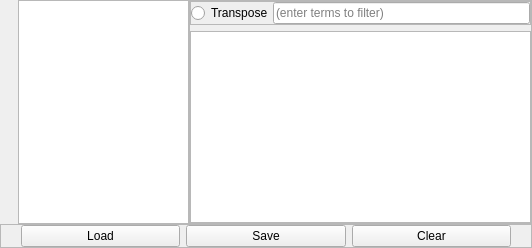
  <widget class="QDockWidget" name="dock_outputs">
   <property name="windowTitle">
    <string>(9) Outputs</string>
   </property>
   <property name="dockLocation">
    <enum>Qt::DockWidgetArea::BottomDockWidgetArea</enum>
   </property>
   <attribute name="dockWidgetArea">
    <number>8</number>
   </attribute>
   <widget class="QWidget" name="dockWidgetContents_4">
    <layout class="QVBoxLayout" name="verticalLayout_outputs" stretch="1,0">
     <property name="spacing">
      <number>0</number>
     </property>
     <property name="leftMargin">
      <number>0</number>
     </property>
     <property name="topMargin">
      <number>0</number>
     </property>
     <property name="rightMargin">
      <number>0</number>
     </property>
     <property name="bottomMargin">
      <number>0</number>
     </property>
     <item>
      <layout class="QHBoxLayout" name="horizontalLayout_2" stretch="0,1,2">
       <property name="spacing">
        <number>0</number>
       </property>
       <property name="leftMargin">
        <number>0</number>
       </property>
       <property name="topMargin">
        <number>0</number>
       </property>
       <property name="rightMargin">
        <number>0</number>
       </property>
       <property name="bottomMargin">
        <number>0</number>
       </property>
       <item>
        <widget class="QWidget" name="anal_out_frame" native="true">
         <layout class="QHBoxLayout" name="horizontalLayout_31">
          <item>
           <layout class="QHBoxLayout" name="anal_out_layout">
            <property name="spacing">
             <number>0</number>
            </property>
           </layout>
          </item>
         </layout>
        </widget>
       </item>
       <item>
        <widget class="QTreeView" name="anal_tables">
         <property name="alternatingRowColors">
          <bool>true</bool>
         </property>
        </widget>
       </item>
       <item>
        <widget class="QFrame" name="anal_right_table">
         <property name="frameShape">
          <enum>QFrame::Shape::StyledPanel</enum>
         </property>
         <property name="frameShadow">
          <enum>QFrame::Shadow::Raised</enum>
         </property>
         <layout class="QVBoxLayout" name="verticalLayout_9">
          <property name="leftMargin">
           <number>0</number>
          </property>
          <property name="topMargin">
           <number>0</number>
          </property>
          <property name="rightMargin">
           <number>0</number>
          </property>
          <property name="bottomMargin">
           <number>0</number>
          </property>
          <item>
           <widget class="QFrame" name="frame_6">
            <property name="frameShape">
             <enum>QFrame::Shape::StyledPanel</enum>
            </property>
            <property name="frameShadow">
             <enum>QFrame::Shadow::Raised</enum>
            </property>
            <layout class="QHBoxLayout" name="horizontalLayout_30">
             <property name="spacing">
              <number>0</number>
             </property>
             <property name="leftMargin">
              <number>0</number>
             </property>
             <property name="topMargin">
              <number>0</number>
             </property>
             <property name="rightMargin">
              <number>0</number>
             </property>
             <property name="bottomMargin">
              <number>0</number>
             </property>
             <item>
              <widget class="QRadioButton" name="radio_transpose">
               <property name="text">
                <string>Transpose</string>
               </property>
              </widget>
             </item>
             <item>
              <widget class="QLineEdit" name="flt_table">
               <property name="placeholderText">
                <string>(enter terms to filter)</string>
               </property>
              </widget>
             </item>
            </layout>
           </widget>
          </item>
          <item>
           <widget class="QTableView" name="anal_table">
            <property name="alternatingRowColors">
             <bool>true</bool>
            </property>
           </widget>
          </item>
         </layout>
        </widget>
       </item>
      </layout>
     </item>
     <item>
      <widget class="QFrame" name="frame_out_buttons">
       <property name="frameShape">
        <enum>QFrame::Shape::StyledPanel</enum>
       </property>
       <property name="frameShadow">
        <enum>QFrame::Shadow::Raised</enum>
       </property>
       <layout class="QHBoxLayout" name="horizontalLayout_out_buttons">
        <property name="spacing">
         <number>-1</number>
        </property>
        <property name="leftMargin">
         <number>20</number>
        </property>
        <property name="topMargin">
         <number>0</number>
        </property>
        <property name="rightMargin">
         <number>20</number>
        </property>
        <property name="bottomMargin">
         <number>0</number>
        </property>
        <item>
         <widget class="QPushButton" name="butt_out_load">
          <property name="text">
           <string>Load</string>
          </property>
         </widget>
        </item>
        <item>
         <widget class="QPushButton" name="butt_out_save">
          <property name="text">
           <string>Save</string>
          </property>
         </widget>
        </item>
        <item>
         <widget class="QPushButton" name="butt_out_clear">
          <property name="text">
           <string>Clear</string>
          </property>
         </widget>
        </item>
       </layout>
      </widget>
     </item>
    </layout>
   </widget>
  </widget>
